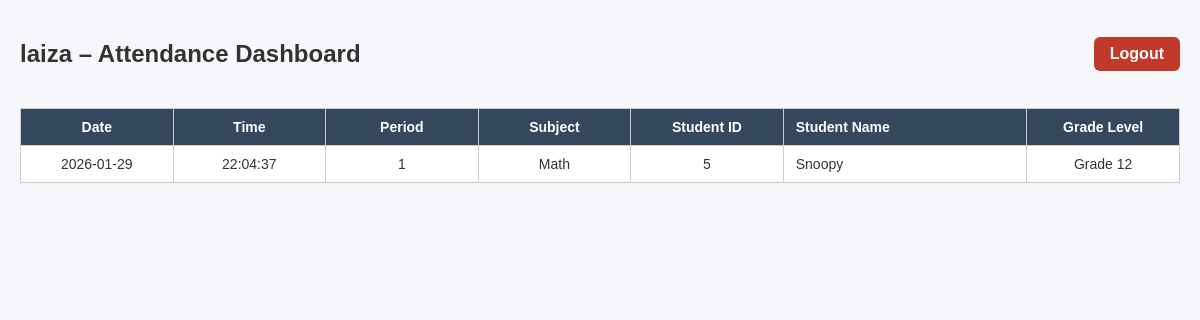
The app's page /dashboard (signed in), older data.
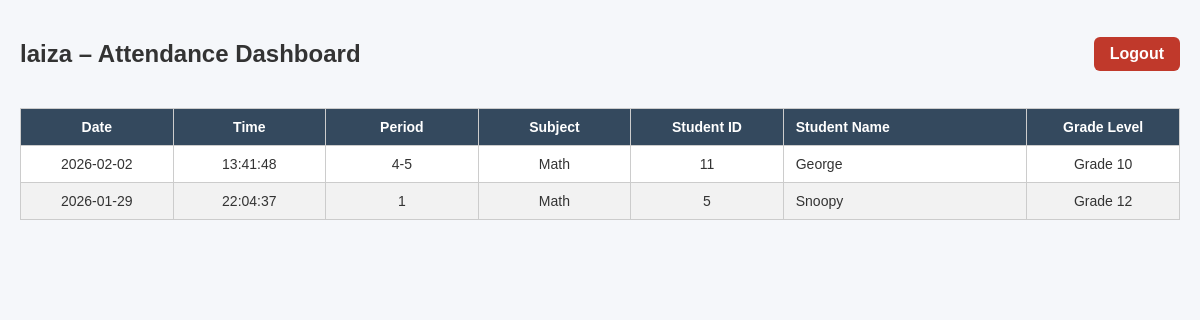
The same page, newer data.
### tables this page shows
CREATE TABLE "attendance_log" (
	"attendance_id"	TEXT UNIQUE,
	"student_id"	INTEGER,
	"teacher_id"	TEXT,
	"class_date"	INTEGER,
	"class_time"	INTEGER,
	"class_period"	TEXT,
	"class_subject"	TEXT,
	"grade_level"	TEXT
);

CREATE TABLE "students" (
	"student_id"	TEXT,
	"full_name"	TEXT
, "grade_level"	TEXT);

### web_dashboard/app.py (the view)
@app.route("/dashboard")
def dashboard():
    if session.get("role") != "Teacher":
        return redirect(url_for("index"))
    teacher_id = session.get("teacher_id")
    records = read_attendance_by_teacher(teacher_id)
    return render_template(
        "dashboard.html",
        records=records,
        teacher=session.get("username")
    )

### web_dashboard/app.py (called while the page is built)
def get_db_connection():
    conn = sqlite3.connect(DB_PATH)
    conn.row_factory = sqlite3.Row
    return conn

def read_attendance_by_teacher(teacher_id):
    conn = get_db_connection()
    cur = conn.cursor()
    cur.execute("""
        SELECT
            a.class_date,
            a.class_time,
            a.class_period,
            a.class_subject,
            s.student_id,
            s.full_name,
            s.grade_level
        FROM attendance_log a
        JOIN students s ON a.student_id = s.student_id
        WHERE a.teacher_id = ?
        ORDER BY a.class_date DESC, a.class_time DESC
    """, (teacher_id,))
    records = cur.fetchall()
    conn.close()
    return records

### web_dashboard/templates/dashboard.html (shortened to what this page needs)
<!DOCTYPE html>
<html lang="en">
<head>
    <link rel="stylesheet" href="{{ url_for('static', filename='styles.css') }}">
</head>
<body>
<div class="dashboard-header">
    <h2>{{ teacher }} – Attendance Dashboard</h2>
    <a class="logout-btn" href="{{ url_for('logout') }}">Logout</a>
</div>
<table>
    <thead>
        <tr>
            <th>Date</th>
            <th>Time</th>
            <th>Period</th>
            <th>Subject</th>
            <th>Student ID</th>
            <th>Student Name</th>
            <th>Grade Level</th>
        </tr>
    </thead>
<tbody>
    {% for record in records %}
    <tr>
        <td>{{ record.class_date }}</td>
        <td>{{ record.class_time }}</td>
        <td>{{ record.class_period }}</td>
        <td>{{ record.class_subject }}</td>
        <td>{{ record.student_id }}</td>
        <td>{{ record.full_name }}</td>
        <td>{{ record.grade_level }}</td>
    </tr>
    {% endfor %}
</tbody>
</table>
</body>
</html>

### web_dashboard/static/styles.css (style rules this page uses)
body { font-family: Arial, Helvetica, sans-serif; background-color: #f5f7fa; margin: 0; padding: 20px; color: #333; }
h2 { text-align: center; margin-bottom: 20px; }
table { width: 100%; border-collapse: collapse; background-color: #ffffff; font-size: 14px; table-layout: fixed; }
th, td { border: 1px solid #ccc; padding: 10px; text-align: center; vertical-align: middle; word-wrap: break-word; overflow-wrap: break-word; }
th:nth-child(1), td:nth-child(1), th:nth-child(2), td:nth-child(2), th:nth-child(3), td:nth-child(3), th:nth-child(4), td:nth-child(4), th:nth-child(5), td:nth-child(5), th:nth-child(7), td:nth-child(7) { width: 15%; }
th:nth-child(6), td:nth-child(6) { width: 25%; text-align: left; padding-left: 12px; }
thead { background-color: #34495e; color: white; }
tbody tr:nth-child(even) { background-color: #f2f2f2; }
.dashboard-header { display: flex; justify-content: space-between; align-items: center; margin-bottom: 20px; }
.logout-btn { padding: 8px 14px; background-color: #e74c3c; color: white; text-decoration: none; border-radius: 5px; font-weight: bold; }
.logout-btn { padding: 8px 16px; background-color: #c0392b; color: white; text-decoration: none; border-radius: 6px; font-weight: bold; }
th:nth-child(7), td:nth-child(7) { width: 15%; }

Row changes from the older to the newer data that the page shows:
added attendance_log: class_date "2026-02-02", class_time "13:41:48", class_period "4-5", class_subject "Math", student_id "11", full_name "George", grade_level "Grade 10"
